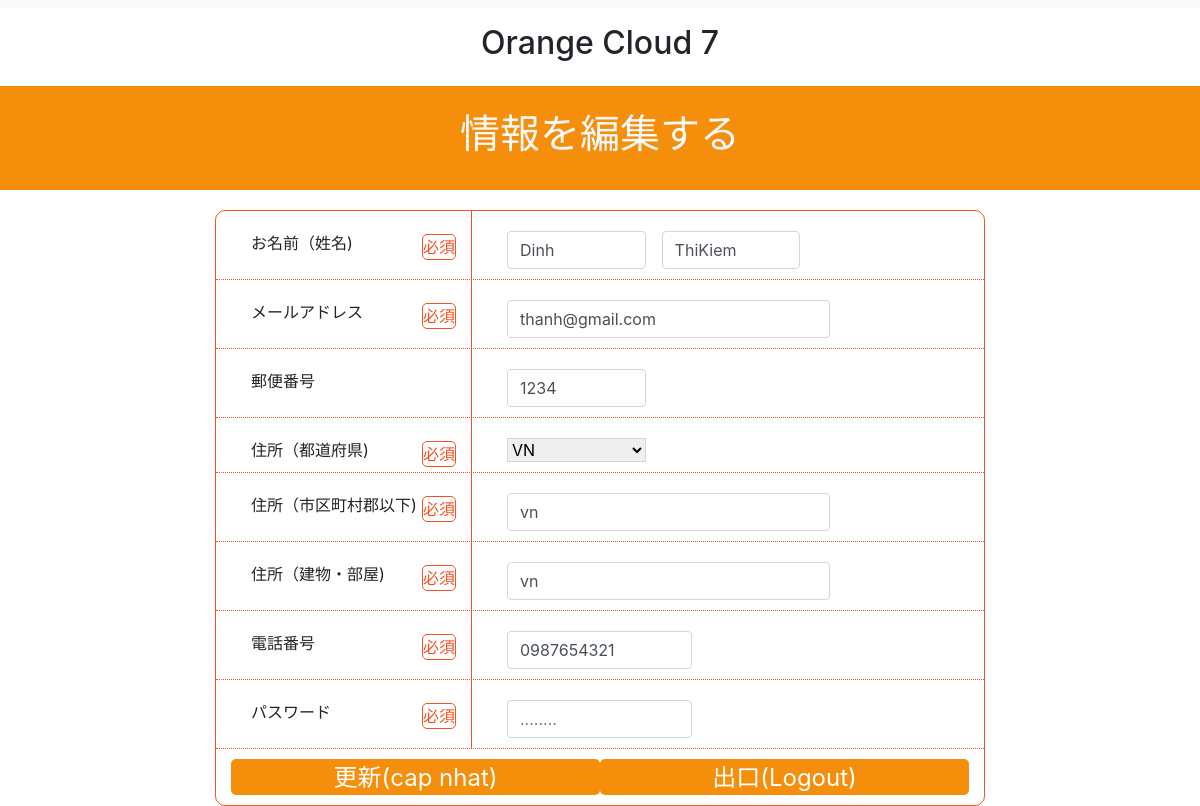
Screenshot of /update.php?id=212 (signed in) with the database file from the repository.
### tables this page shows
CREATE TABLE `users` (
  `id` int(11) NOT NULL,
  `email` varchar(255) NOT NULL,
  `code` varchar(255) NOT NULL,
  `address_provin` varchar(255) DEFAULT NULL,
  `address_distri` varchar(255) DEFAULT NULL,
  `address_house` varchar(255) NOT NULL,
  `phone` varchar(255) NOT NULL,
  `password` varchar(255) NOT NULL,
  `firstname` varchar(255) NOT NULL,
  `lastname` varchar(255) NOT NULL
);

### update.php (the view, shortened to what this page needs)
<?php
require('config.php');
$sql = "SELECT `name`,`id` FROM `provincial`";
$result = mysqli_query($conn, $sql);
$id = isset($_GET["id"])? $_GET["id"] : "";
$query = "select * from users where id = ? ";
$stmt = $conn->prepare($query);
$stmt->bind_param('i',$id);
$stmt->execute();
 $results = $stmt->get_result();
$user = $results->fetch_assoc();
?>
<!DOCTYPE html>
<html lang="ja">
<head>
    <link rel="stylesheet" href="https://maxcdn.bootstrapcdn.com/bootstrap/4.0.0/css/bootstrap.min.css">
    <link rel="stylesheet" href="./assets/css/main.css">
</head>
<body>
    <div class="container-fluid">
        <div class="row ">
            <div class="col-lg-12 p-lg-1 bg-light"></div>
        </div>
        <div class="row">
            <div class="col-lg-12 p-lg-3 text-center">
                <h2>Orange Cloud 7</h2>
            </div>
        </div>
        <div class="row">
            <div class="col-lg-12 p-lg-4 nav-bg-color text-center text-light">
                <h1>情報を編集する</h1>
            </div>
        </div>
        <div class="row">
            <div class="col-lg-8 m-auto">
                <form action="" method="POST">
                    <div class="content">
                        <div class="col-4 border-range">
                            <div class="range-left"><label>お名前（姓名)</label><span>必須</span></div>
                        </div>
                        <div class="col-8">
                            <div class="range-right">
                                <input type="text" class="form-control" name="firstName"
                                 value="<?= isset($_SESSION['oldInput']['firstName']) ? $_SESSION['oldInput']['firstName'] : $user['firstname']?>"
                                 placeholder="セイ(山田)">
                                <input type="text" class="form-control input-name" name="lastName" value="<?= isset($_SESSION['oldInput']['lastName']) ? $_SESSION['oldInput']['lastName'] : $user['lastname']?>" placeholder="メイ(太郎)">
                            </div>
                        </div>
                    </div>
                    <div class="content">
                        <div class="col-4 border-range">
                            <div class="range-left"><label>メールアドレス</label><span>必須</span></div>
                        </div>
                        <div class="col-8">
                            <div class="range-right">
                                <input type="text" class="form-control input-email" value="<?= isset($_SESSION['oldInput']['email']) ? $_SESSION['oldInput']['email'] : $user['email']?>" name="email" placeholder="例）mail@example.com ">
                            </div>
                        </div>
                    </div>
                    <div class="content">
                        <div class="col-4 border-range">
                            <div class="range-left"><label>郵便番号</label></div>
                        </div>
                        <div class="col-8">
                            <div class="range-right">
                                <input type="text" class="form-control input-phone" name="code" value="<?= isset($_SESSION['oldInput']['code']) ? $_SESSION['oldInput']['code'] : $user['code']?>" placeholder="例) 0123456789 ">
                            </div>
                        </div>
                    </div>
                    <div class=" content">
                        <div class="col-4 border-range">
                            <div class="range-left"><label>住所（都道府県)</label><span>必須</span></div>
                        </div>
                        <div class="col-8">
                            <div class="range-right">
                                <select class="form-select" name="addressProvincial">
                                    <?php if (mysqli_num_rows($result) > 0) { ?>
                                        <?php while ($row = mysqli_fetch_assoc($result)) { ?>
                                            <option <?php if ($_SESSION["user"]["address_provin"] == $row["id"]) {
                                                        echo "selected";} ?>
                                                         value="<?= $row['id'] ?>"><?= $row["name"]; ?></option>
                                        <?php } ?>
                                    <?php } ?>
                                </select>
                            </div>
                        </div>
                    </div>
                    <div class="content">
                        <div class="col-4 border-range">
                            <div class="range-left"><label>住所（市区町村郡以下)</label><span>必須</span></div>
                        </div>
                        <div class="col-8">
                            <div class="range-right">
                                <input type="text" class="form-control input-email" name="addressDistrict" value="<?= isset($_SESSION['oldInput']['addressDistrict']) ? $_SESSION['oldInput']['addressDistrict'] : $user['address_distri']?>" placeholder="市区町村郡以下番地まで入力">
                            </div>
                        </div>
                    </div>
                    <div class="content">
                        <div class="col-4 border-range">
                            <div class="range-left"><label>住所（建物・部屋)</label><span>必須</span></div>
                        </div>
                        <div class="col-8">
                            <div class="range-right">
                                <input type="text" class="form-control input-email" name="addressHouse" value="<?= isset($_SESSION['oldInput']['addressHouse']) ? $_SESSION['oldInput']['addressHouse'] : $user['address_house']?>" placeholder="建物名と部屋番号等を入力">
                            </div>
                        </div>
                    </div>
                    <div class="content">
                        <div class="col-4 border-range">
                            <div class="range-left"><label>電話番号</label><span>必須</span></div>
                        </div>
                        <div class="col-8">
                            <div class="range-right">
                                <input type="text" class="form-control input-password" name="phone" value="<?= isset($_SESSION['oldInput']['phone']) ? $_SESSION['oldInput']['phone'] : $user['phone']?>" placeholder="ハイフン無しで入力">
                            </div>
                        </div>
                    </div>
                    <div class="content">
                        <div class="col-4 border-range">
                            <div class="range-left"><label>パスワード</label><span>必須</span></div>
                        </div>
                        <div class="col-8">
                            <div class="range-right">
                                <input type="password" class="form-control input-password" placeholder="........" name="password" value="">
                            </div>
                        </div>
                    </div>
                    <div class="col-12 footer">
                        <button class="btn-submit" name="btnUpdate" type="submit">更新(cap nhat)</button>
                        <button class="btn-submit" name="btnLogout">出口(Logout)</button>
                    </div>
                </form>
            </div>
        </div>
    </div>
</body>
</html>

### assets/css/main.css (style rules this page uses)
.nav-bg-color { background-color: #F58E0B; }
.content { display: flex; border-bottom: 1px dotted #F55123; }
form { border: 1px solid #F55123; border-radius:10px ; margin-top: 20px; }
span { border: 1px solid #F55123; border-radius: 5px; color: #F55123; }
.border-range { border-right: 1px solid #F55123; }
.range-left { display: flex; justify-content: space-between; align-items: center; margin-top: 20px; margin-left: 20px; }
.range-right { display: flex; margin-top: 20px; margin-left: 20px; margin-bottom: 10px; }
input[type=text],select { border-color: #D5D5D5; width: 30%; }
.input-name { margin-left: 16px; }
.input-email { width: 70% !important; }
.input-password { width: 40% !important; }
.input-phone { border-color: #D5D5D5 !important; background-color: #FFFFFF !important; }
.btn-submit { background-color: #F58E0B; width: 50%; margin: 10px auto; color: white; height: 36px; border-radius: 5px; font-size: 24px; border: none; }
.footer { display: flex; }

### rows the page displays
users: firstName "Dinh", lastName "ThiKiem", email "thanh@gmail.com", code "1234", addressDistrict "vn", addressHouse "vn", phone "0987654321"

### other values shown
form field addressProvincial "VN"
